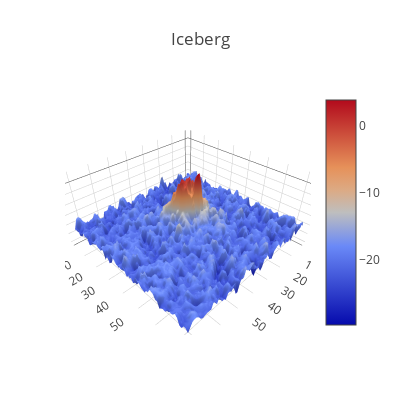

This figure's notebook cell:
### Code cell
# Look at an iceberg
plotmy3d(Xtrain_band_1[5,:,:], 'Iceberg')

### Figure 1 — Plotly figure (JSON) as saved in the notebook; plotly's stock layout.template omitted (floating-point values rounded to 4 significant figures; data arrays with more than 128 entries replaced by an {"elided": "..."} marker saying what was removed)
{"data": [{"type": "surface", "uid": "708d0c4e-3a6b-47a5-8493-d9b2eaf9b4ff", "z": {"elided": "75x75 float values"}}], "layout": {"autosize": false, "height": 400, "margin": {"b": 65, "l": 65, "r": 50, "t": 90}, "title": "Iceberg", "width": 400}}
